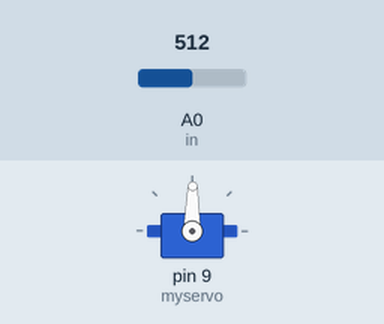
A sketch run on a simulated Arduino Uno, built with avr-gcc and run on an emulated ATmega328P. On the bench: servo. The test bench sets the inputs (shaded band); at power-on: A0 (in) = 512.

Above: at 1.2 s.
1.3 s: A0 (in) set to 716
At 2.5 s:
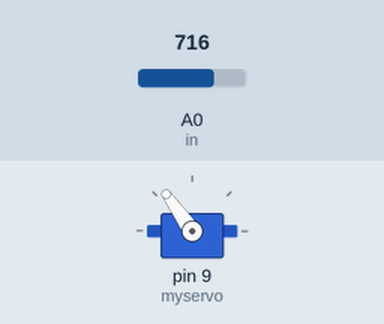
2.8 s: A0 (in) set to 900
At 3.5 s:
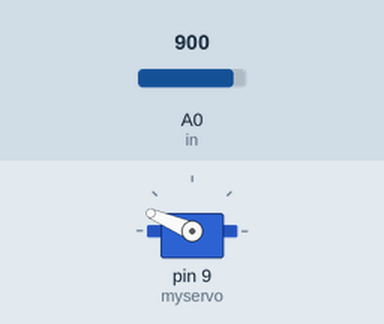
4.3 s: A0 (in) set to 1023
At 4.9 s:
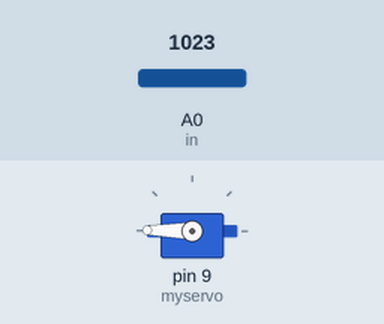
5.8 s: A0 (in) set to 306
At 6.9 s:
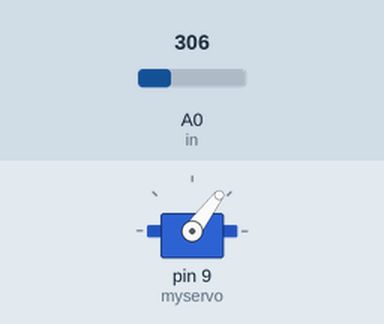
7.3 s: A0 (in) set to 122
At 8.4 s:
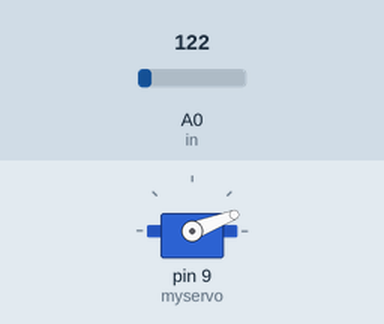
8.8 s: A0 (in) set to 511
At 9.2 s:
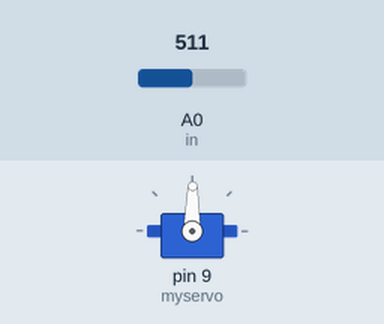
Timing chart, 0 to 11.3 s (numbered marks = the images above; inputs shaded):
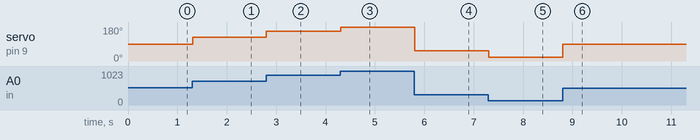

The sketch:

shoukongduoji.ino
```cpp
# include <Servo.h>
Servo myservo;
int in = 0;
int val;


void setup() {
    myservo.attach(9);
}

void loop() {
    val = analogRead(in);
    val = map(val,0,1023,0,179);
    myservo.write(val);
    delay(15);
}
```

Measured:
- after the input at 1.3 s, servo on pin 9 (myservo): 89° → 125° at once
- after the input at 2.8 s, servo on pin 9 (myservo): 125° → 157° at once
- after the input at 4.3 s, servo on pin 9 (myservo): 157° → 179° at once
- after the input at 5.8 s, servo on pin 9 (myservo): 179° → 53° at once
- after the input at 7.3 s, servo on pin 9 (myservo): 53° → 21° at once
- after the input at 8.8 s, servo on pin 9 (myservo): 21° → 89° at once
